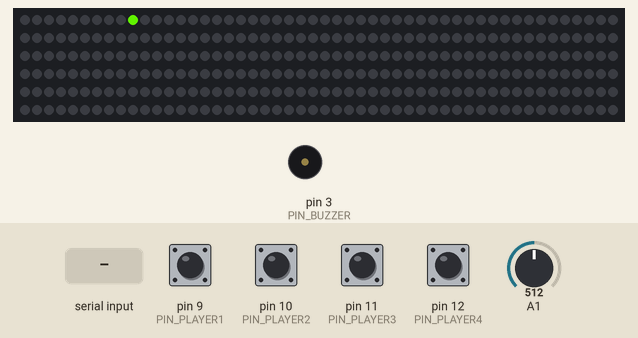
Bench run of a sketch on a simulated Arduino Uno, built with avr-gcc and run on an emulated ATmega328P. Parts: 300 RGB LEDs in strip order, left to right, continuing on the next row, buzzer (waves = sounding). The inputs (shaded band) are chosen by the test bench; at power-on: pin 9 (PIN_PLAYER1), pin 10 (PIN_PLAYER2), pin 11 (PIN_PLAYER3), pin 12 (PIN_PLAYER4) HIGH, A1 = 512. What the sketch prints to the serial monitor is not drawn.

Above: at 1.2 s.
1.3 s: A1 set to 490
3.1 s: "90,45\n" received over Serial
At 5.12 s:
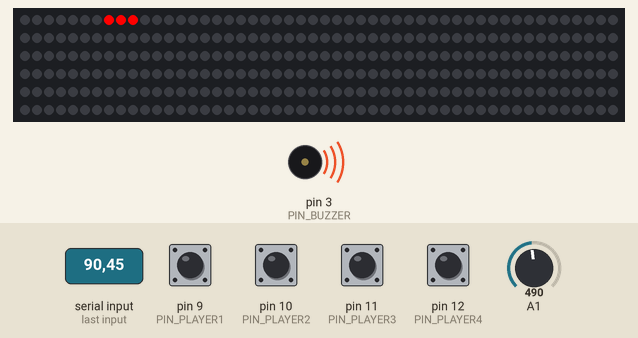
Timing chart, 0 to 24.1 s (numbered marks = the images above; inputs shaded):
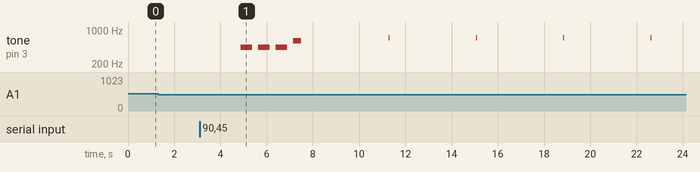

Measured:
- after the input at 3.1 s, tone on pin 3 (PIN_BUZZER): plays 440 Hz for 0.50 s, 440 Hz for 0.50 s, 440 Hz for 0.50 s, 600 Hz for 0.33 s, 700 Hz for 0.02 s, 700 Hz for 0.02 s … (8 notes in this stretch), starting after 1.8 s

The sketch:

RACE_odisseia.ino
```cpp
#include <FastLED.h>

//Pins
#define PIN_LED_DATA 2

#define PIN_BUZZER 3

#define PIN_PLAYER1 9
#define PIN_PLAYER2 10
#define PIN_PLAYER3 11
#define PIN_PLAYER4 12

//Track
#define NUM_LEDS 300
#define NUM_LAPS 5

//Physics
#define ACEL 0.6
#define DRAG 0.04

//Ghost
#define GBASESPD 1.4
#define GSPDINC 0.1

//Player colors
#define C_PLAYER1 CRGB(0, 255, 0)
#define C_PLAYER2 CRGB(255, 0, 0)
#define C_PLAYER3 CRGB(0, 0, 255)
#define C_PLAYER4 CRGB(255, 255, 0)
#define C_PLAYERG CRGB(255,255,255)

#define BEEP_FREQUENCY 700
#define BEEP_DURATION 3

#define NOTE_G6  1568
#define NOTE_C7  2093
#define NOTE_E7  2637
#define NOTE_G7  3136

//Global Vars
CRGB leds[NUM_LEDS];

//Mario main theme melody
int melody[] = {
  NOTE_E7, NOTE_E7, 0, NOTE_E7,
  0, NOTE_C7, NOTE_E7, 0,
  NOTE_G7, 0, 0,  0,
  NOTE_G6, 0, 0, 0,
};
//Mario main them tempo
int tempo[] = {
  12, 12, 12, 12,
  12, 12, 12, 12,
  12, 12, 12, 12,
  12, 12, 12, 12,
};

void buzz(int targetPin, long frequency, long length) {
  long delayValue = 1000000 / frequency / 2; // calculate the delay value between transitions
  //// 1 second's worth of microseconds, divided by the frequency, then split in half since
  //// there are two phases to each cycle
  long numCycles = frequency * length / 1000; // calculate the number of cycles for proper timing
  //// multiply frequency, which is really cycles per second, by the number of seconds to
  //// get the total number of cycles to produce
  for (long i = 0; i < numCycles; i++) { // for the calculated length of time...
    digitalWrite(targetPin, HIGH); // write the buzzer pin high to push out the diaphram
    delayMicroseconds(delayValue); // wait for the calculated delay value
    digitalWrite(targetPin, LOW); // write the buzzer pin low to pull back the diaphram
    delayMicroseconds(delayValue); // wait again or the calculated delay value
  }
}

float p1_pos;
float p2_pos;
float p3_pos;
float p4_pos;
float pg_pos;
float p1_speed;
float p2_speed;
float p3_speed;
float p4_speed;
float pg_speed;

bool p1_btn_last = false;
bool p2_btn_last = false;
bool p3_btn_last = false;
bool p4_btn_last = false;

bool p1_finish = false;
bool p2_finish = false;
bool p3_finish = false;
bool p4_finish = false;

short beeping = 0;

void drawPlayer1() {
  for (unsigned short i = 0; i <= p1_pos / NUM_LEDS; i++) {
    leds[((unsigned int)p1_pos - i) % NUM_LEDS] = C_PLAYER1;
  }
}
void drawPlayer2() {
  for (unsigned short i = 0; i <= p2_pos / NUM_LEDS; i++) {
    leds[((unsigned int)p2_pos - i) % NUM_LEDS] = C_PLAYER2;
  }
}
void drawPlayer3() {
  for (unsigned short i = 0; i <= p3_pos / NUM_LEDS; i++) {
    leds[((unsigned int)p3_pos - i) % NUM_LEDS] = C_PLAYER3;
  }
}
void drawPlayer4() {
  for (unsigned short i = 0; i <= p4_pos / NUM_LEDS; i++) {
    leds[((unsigned int)p4_pos - i) % NUM_LEDS] = C_PLAYER4;
  }
}

void drawPlayerG() {
  for (unsigned short i = 0; i <= pg_pos / NUM_LEDS; i++) {
    leds[((unsigned int)pg_pos - i) % NUM_LEDS] = C_PLAYERG;
  }
}
void drawPlayers() {
  //change draw order in order to see players in same pos
  short currentMills = millis() % 1000; // 0 - 999
  drawPlayerG();
  if (currentMills < 250) {
    drawPlayer1();
    drawPlayer2();
    drawPlayer3();
    drawPlayer4();
  } else if (currentMills < 500) {
    drawPlayer2();
    drawPlayer3();
    drawPlayer4();
    drawPlayer1();
  } else if (currentMills < 750) {
    drawPlayer3();
    drawPlayer4();
    drawPlayer1();
    drawPlayer2();
  } else {
    drawPlayer4();
    drawPlayer1();
    drawPlayer2();
    drawPlayer3();
  }
}

void checkButtons() {
  //Check if debounce is going to be needed
  bool p1_btn = digitalRead(PIN_PLAYER1);
  bool p2_btn = digitalRead(PIN_PLAYER2);
  bool p3_btn = digitalRead(PIN_PLAYER3);
  bool p4_btn = digitalRead(PIN_PLAYER4);

  if (p1_btn_last == true && p1_btn == false) {
    p1_speed += ACEL;
  }
  if (p2_btn_last == true && p2_btn == false) {
    p2_speed += ACEL;
  }
  if (p3_btn_last == true && p3_btn == false) {
    p3_speed += ACEL;
  }
  if (p4_btn_last == true && p4_btn == false) {
    p4_speed += ACEL;
  }

  p1_btn_last = p1_btn;
  p2_btn_last = p2_btn;
  p3_btn_last = p3_btn;
  p4_btn_last = p4_btn;
}

void applyDrag() {
  p1_speed -= p1_speed * DRAG;
  p2_speed -= p2_speed * DRAG;
  p3_speed -= p3_speed * DRAG;
  p4_speed -= p4_speed * DRAG;
}

void calculatePositions() {
  int max_dist = NUM_LEDS * NUM_LAPS;
  int temp = (int)p1_pos % NUM_LEDS;
  p1_pos += p1_speed;
  if ((int)p1_pos % NUM_LEDS < temp)
    beep();
  if (p1_pos > max_dist)
    p1_finish = true;
  temp = (int)p2_pos % NUM_LEDS;
  p2_pos += p2_speed;
  if ((int)p2_pos % NUM_LEDS < temp)
    beep();
  if (p2_pos > max_dist)
    p2_finish = true;
  temp = (int)p3_pos % NUM_LEDS;
  p3_pos += p3_speed;
  if ((int)p3_pos % NUM_LEDS < temp)
    beep();
  if (p3_pos > max_dist)
    p3_finish = true;
  temp = (int)p4_pos % NUM_LEDS;
  p4_pos += p4_speed;
  if ((int)p4_pos % NUM_LEDS < temp)
    beep();
  if (p4_pos > max_dist)
    p4_finish = true;
  temp = (int)pg_pos % NUM_LEDS;
  pg_pos += pg_speed;
  if ((int)pg_pos % NUM_LEDS < temp)
    beep();
}

bool inGame() {
  int max_dist = NUM_LAPS * NUM_LEDS;
  if (pg_pos >= max_dist) {
    return false;
  }
  return true;
}

void beep() {
  tone(PIN_BUZZER, BEEP_FREQUENCY);
  beeping = BEEP_DURATION;
}

void startRace(float spd) {
  p1_pos = 0;
  p1_speed = 0;
  p1_btn_last = true;
  p2_pos = 0;
  p2_speed = 0;
  p2_btn_last = true;
  p3_pos = 0;
  p3_speed = 0;
  p3_btn_last = true;
  p4_pos = 0;
  p4_speed = 0;
  p4_btn_last = true;
  pg_pos = 0;
  pg_speed = spd;
  beeping = 0;

  p1_finish = false;
  p2_finish = false;
  p3_finish = false;
  p4_finish = false;

  FastLED.clear();
  leds[7] = CRGB::Red;
  leds[8] = CRGB::Red;
  leds[9] = CRGB::Red;
  FastLED.show();
  delay(500);

  tone(PIN_BUZZER, 440, 500);
  delay(750);

  leds[9] = CRGB::Black;
  FastLED.show();
  tone(PIN_BUZZER, 440, 500);
  delay(750);

  leds[8] = CRGB::Black;
  FastLED.show();
  tone(PIN_BUZZER, 440, 500);
  delay(750);

  leds[7] = CRGB::Green;
  leds[8] = CRGB::Green;
  leds[9] = CRGB::Green;
  FastLED.show();
  tone(PIN_BUZZER, 600, 333);
  delay(333);
}

void winnerSound() {
  int size = sizeof(melody) / sizeof(int);
  for (int thisNote = 0; thisNote < size; thisNote++) {
    int noteDuration = 1000 / tempo[thisNote];

    buzz(PIN_BUZZER, melody[thisNote], noteDuration);
    //30% to separate the notes
    int pauseBetweenNotes = noteDuration * 1.30;
    delay(pauseBetweenNotes);

    // stop the tone playing aka noTone:
    buzz(PIN_BUZZER, 0, noteDuration);
  }
}

void showWinner() {
  FastLED.clear();
  int num = 0;
  if (p1_finish) {
    leds[0] = C_PLAYER1;
    leds[1] = C_PLAYER1;
    leds[2] = C_PLAYER1;
    num++;
  }

  if (p2_finish) {
    leds[3] = C_PLAYER2;
    leds[4] = C_PLAYER2;
    leds[5] = C_PLAYER2;
    num++;
  }

  if (p3_finish) {
    leds[6] = C_PLAYER3;
    leds[7] = C_PLAYER3;
    leds[8] = C_PLAYER3;
    num++;
  }

  if (p4_finish) {
    leds[9] = C_PLAYER4;
    leds[10] = C_PLAYER4;
    leds[11] = C_PLAYER4;
    num++;
  }


  if (!p1_finish && !p2_finish && !p3_finish && !p4_finish) {
    for (unsigned int i = 0; i < NUM_LEDS / 7; i++) {
      leds[i] = C_PLAYERG;
    }
  }
  FastLED.show();
  Serial.print(num);
  Serial.println(" jogadores venceram o fantasma!");
  winnerSound();

}

float standby() {
  //wait for all buttons to be pressed to reset the startRace
  int pos = 0;
  int dificulty = -1;
  Serial.println("Enviar a dificuldade de 0-5: ");
  while (Serial.available()) {
    Serial.read();
  }
  while (true) {
    delay(100);
    FastLED.clear();
    leds[pos++ % NUM_LEDS] = CRGB(millis() % 256, micros() % 256, (pos * analogRead(1)) % 256);
    FastLED.show();
    if (Serial.available()) {
      dificulty = Serial.parseInt();
      if (dificulty >= 0 && dificulty < 6)
        return GBASESPD + (GSPDINC * dificulty);
    }
  }
  FastLED.clear();
  return GBASESPD + (GSPDINC * dificulty);
}

void setup() {
  FastLED.addLeds<NEOPIXEL, PIN_LED_DATA>(leds, NUM_LEDS);
  pinMode(PIN_PLAYER1, INPUT_PULLUP);
  pinMode(PIN_PLAYER2, INPUT_PULLUP);
  pinMode(PIN_PLAYER3, INPUT_PULLUP);
  pinMode(PIN_PLAYER4, INPUT_PULLUP);
  pinMode(PIN_BUZZER, OUTPUT);
  Serial.begin(57600);
}

void loop() {
  float spd;
  spd = standby();
  startRace(spd);
  while (inGame()) {
    checkButtons();
    applyDrag();
    calculatePositions();
    FastLED.clear();
    drawPlayers();
    if (beeping == 0) {
      noTone(PIN_BUZZER);
    }
    if (beeping > 0) {
      beeping--;
    } else {
      FastLED.show();
    }

    //small delay;
    delay(5);
  }
  noTone(PIN_BUZZER); //in case player won while beeping
  showWinner();
}
```
